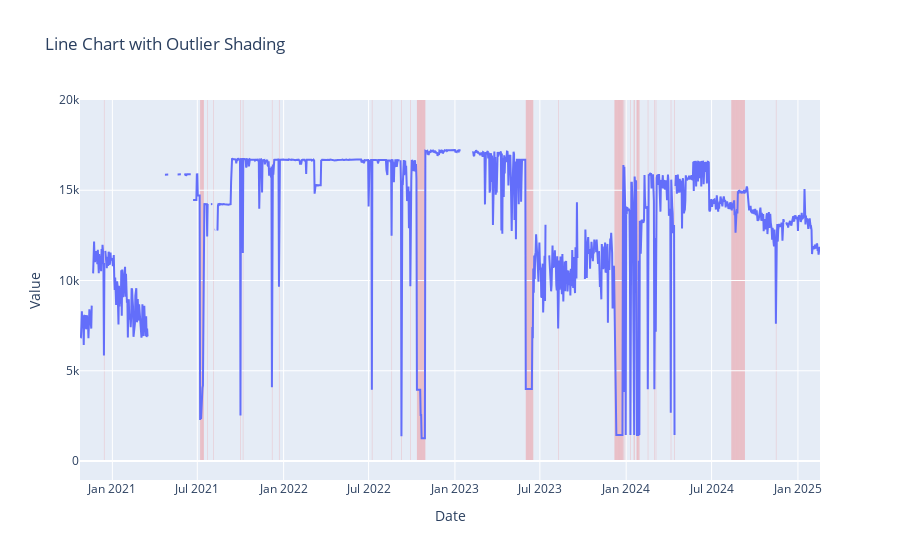

Write notebook code for a chart like this one.
### Code cell
# Create the figure
fig = go.Figure()

# Add the line trace
fig.add_trace(go.Scatter(x=df['Date'], y=df['Total Machines'], mode='lines', name='Total Machines'))

# Iterate through the data and add a shape for each outlier day
for i in range(len(df)):
    if df['Outlier'][i]:
        # Shade the *entire* day.  Important for time series!
        date_fmt = pd.to_datetime(df['Date'][i])
        start_date = date_fmt.strftime('%Y-%m-%d 00:00:00') # Start of the day
        end_date = date_fmt.strftime('%Y-%m-%d 23:59:59')   # End of the day
        fig.add_shape(
            type="rect",
            x0=start_date,  # Start of the day
            x1=end_date,    # End of the day
            y0=0,
            y1=20000,
            line=dict(width=0),  # No border
            fillcolor="rgba(255, 0, 0, 0.2)",  # Red with 20% opacity
            layer="below"  # Place the rectangle behind the line
        )


# Improve layout (optional)
fig.update_layout(
    title="Line Chart with Outlier Shading",
    xaxis_title="Date",
    yaxis_title="Value",
    xaxis_range=[min(pd.to_datetime(df['Date'])) - pd.Timedelta(days=1), max(pd.to_datetime(df['Date'])) + pd.Timedelta(days=1)] # Add some padding to x-axis
)

fig.show()

### Figure 1 — Plotly figure (JSON) as saved in the notebook; plotly's stock layout.template omitted (floating-point values rounded to 4 significant figures; data arrays with more than 128 entries replaced by an {"elided": "..."} marker saying what was removed)
{"data": [{"mode": "lines", "name": "Total Machines", "type": "scatter", "x": {"elided": "1576 str values"}, "y": {"elided": "1576 int values"}}], "layout": {"shapes": [{"fillcolor": "rgba(255, 0, 0, 0.2)", "layer": "below", "line": {"width": 0}, "type": "rect", "x0": "2020-12-14 00:00:00", "x1": "2020-12-14 23:59:59", "y0": 0, "y1": 20000}, {"fillcolor": "rgba(255, 0, 0, 0.2)", "layer": "below", "line": {"width": 0}, "type": "rect", "x0": "2021-07-07 00:00:00", "x1": "2021-07-07 23:59:59", "y0": 0, "y1": 20000}, {"fillcolor": "rgba(255, 0, 0, 0.2)", "layer": "below", "line": {"width": 0}, "type": "rect", "x0": "2021-07-08 00:00:00", "x1": "2021-07-08 23:59:59", "y0": 0, "y1": 20000}, {"fillcolor": "rgba(255, 0, 0, 0.2)", "layer": "below", "line": {"width": 0}, "type": "rect", "x0": "2021-07-09 00:00:00", "x1": "2021-07-09 23:59:59", "y0": 0, "y1": 20000}, {"fillcolor": "rgba(255, 0, 0, 0.2)", "layer": "below", "line": {"width": 0}, "type": "rect", "x0": "2021-07-10 00:00:00", "x1": "2021-07-10 23:59:59", "y0": 0, "y1": 20000}, {"fillcolor": "rgba(255, 0, 0, 0.2)", "layer": "below", "line": {"width": 0}, "type": "rect", "x0": "2021-07-11 00:00:00", "x1": "2021-07-11 23:59:59", "y0": 0, "y1": 20000}, {"fillcolor": "rgba(255, 0, 0, 0.2)", "layer": "below", "line": {"width": 0}, "type": "rect", "x0": "2021-07-12 00:00:00", "x1": "2021-07-12 23:59:59", "y0": 0, "y1": 20000}, {"fillcolor": "rgba(255, 0, 0, 0.2)", "layer": "below", "line": {"width": 0}, "type": "rect", "x0": "2021-07-13 00:00:00", "x1": "2021-07-13 23:59:59", "y0": 0, "y1": 20000}, {"fillcolor": "rgba(255, 0, 0, 0.2)", "layer": "below", "line": {"width": 0}, "type": "rect", "x0": "2021-07-14 00:00:00", "x1": "2021-07-14 23:59:59", "y0": 0, "y1": 20000}, {"fillcolor": "rgba(255, 0, 0, 0.2)", "layer": "below", "line": {"width": 0}, "type": "rect", "x0": "2021-07-22 00:00:00", "x1": "2021-07-22 23:59:59", "y0": 0, "y1": 20000}, {"fillcolor": "rgba(255, 0, 0, 0.2)", "layer": "below", "line": {"width": 0}, "type": "rect", "x0": "2021-08-04 00:00:00", "x1": "2021-08-04 23:59:59", "y0": 0, "y1": 20000}, {"fillcolor": "rgba(255, 0, 0, 0.2)", "layer": "below", "line": {"width": 0}, "type": "rect", "x0": "2021-10-01 00:00:00", "x1": "2021-10-01 23:59:59", "y0": 0, "y1": 20000}, {"fillcolor": "rgba(255, 0, 0, 0.2)", "layer": "below", "line": {"width": 0}, "type": "rect", "x0": "2021-10-06 00:00:00", "x1": "2021-10-06 23:59:59", "y0": 0, "y1": 20000}, {"fillcolor": "rgba(255, 0, 0, 0.2)", "layer": "below", "line": {"width": 0}, "type": "rect", "x0": "2021-12-07 00:00:00", "x1": "2021-12-07 23:59:59", "y0": 0, "y1": 20000}, {"fillcolor": "rgba(255, 0, 0, 0.2)", "layer": "below", "line": {"width": 0}, "type": "rect", "x0": "2021-12-22 00:00:00", "x1": "2021-12-22 23:59:59", "y0": 0, "y1": 20000}, {"fillcolor": "rgba(255, 0, 0, 0.2)", "layer": "below", "line": {"width": 0}, "type": "rect", "x0": "2022-07-08 00:00:00", "x1": "2022-07-08 23:59:59", "y0": 0, "y1": 20000}, {"fillcolor": "rgba(255, 0, 0, 0.2)", "layer": "below", "line": {"width": 0}, "type": "rect", "x0": "2022-08-19 00:00:00", "x1": "2022-08-19 23:59:59", "y0": 0, "y1": 20000}, {"fillcolor": "rgba(255, 0, 0, 0.2)", "layer": "below", "line": {"width": 0}, "type": "rect", "x0": "2022-09-09 00:00:00", "x1": "2022-09-09 23:59:59", "y0": 0, "y1": 20000}, {"fillcolor": "rgba(255, 0, 0, 0.2)", "layer": "below", "line": {"width": 0}, "type": "rect", "x0": "2022-09-28 00:00:00", "x1": "2022-09-28 23:59:59", "y0": 0, "y1": 20000}, {"fillcolor": "rgba(255, 0, 0, 0.2)", "layer": "below", "line": {"width": 0}, "type": "rect", "x0": "2022-10-12 00:00:00", "x1": "2022-10-12 23:59:59", "y0": 0, "y1": 20000}, {"fillcolor": "rgba(255, 0, 0, 0.2)", "layer": "below", "line": {"width": 0}, "type": "rect", "x0": "2022-10-13 00:00:00", "x1": "2022-10-13 23:59:59", "y0": 0, "y1": 20000}, {"fillcolor": "rgba(255, 0, 0, 0.2)", "layer": "below", "line": {"width": 0}, "type": "rect", "x0": "2022-10-14 00:00:00", "x1": "2022-10-14 23:59:59", "y0": 0, "y1": 20000}, {"fillcolor": "rgba(255, 0, 0, 0.2)", "layer": "below", "line": {"width": 0}, "type": "rect", "x0": "2022-10-15 00:00:00", "x1": "2022-10-15 23:59:59", "y0": 0, "y1": 20000}, {"fillcolor": "rgba(255, 0, 0, 0.2)", "layer": "below", "line": {"width": 0}, "type": "rect", "x0": "2022-10-16 00:00:00", "x1": "2022-10-16 23:59:59", "y0": 0, "y1": 20000}, {"fillcolor": "rgba(255, 0, 0, 0.2)", "layer": "below", "line": {"width": 0}, "type": "rect", "x0": "2022-10-17 00:00:00", "x1": "2022-10-17 23:59:59", "y0": 0, "y1": 20000}, {"fillcolor": "rgba(255, 0, 0, 0.2)", "layer": "below", "line": {"width": 0}, "type": "rect", "x0": "2022-10-18 00:00:00", "x1": "2022-10-18 23:59:59", "y0": 0, "y1": 20000}, {"fillcolor": "rgba(255, 0, 0, 0.2)", "layer": "below", "line": {"width": 0}, "type": "rect", "x0": "2022-10-19 00:00:00", "x1": "2022-10-19 23:59:59", "y0": 0, "y1": 20000}, {"fillcolor": "rgba(255, 0, 0, 0.2)", "layer": "below", "line": {"width": 0}, "type": "rect", "x0": "2022-10-20 00:00:00", "x1": "2022-10-20 23:59:59", "y0": 0, "y1": 20000}, {"fillcolor": "rgba(255, 0, 0, 0.2)", "layer": "below", "line": {"width": 0}, "type": "rect", "x0": "2022-10-21 00:00:00", "x1": "2022-10-21 23:59:59", "y0": 0, "y1": 20000}, {"fillcolor": "rgba(255, 0, 0, 0.2)", "layer": "below", "line": {"width": 0}, "type": "rect", "x0": "2022-10-22 00:00:00", "x1": "2022-10-22 23:59:59", "y0": 0, "y1": 20000}, {"fillcolor": "rgba(255, 0, 0, 0.2)", "layer": "below", "line": {"width": 0}, "type": "rect", "x0": "2022-10-23 00:00:00", "x1": "2022-10-23 23:59:59", "y0": 0, "y1": 20000}, {"fillcolor": "rgba(255, 0, 0, 0.2)", "layer": "below", "line": {"width": 0}, "type": "rect", "x0": "2022-10-24 00:00:00", "x1": "2022-10-24 23:59:59", "y0": 0, "y1": 20000}, {"fillcolor": "rgba(255, 0, 0, 0.2)", "layer": "below", "line": {"width": 0}, "type": "rect", "x0": "2022-10-25 00:00:00", "x1": "2022-10-25 23:59:59", "y0": 0, "y1": 20000}, {"fillcolor": "rgba(255, 0, 0, 0.2)", "layer": "below", "line": {"width": 0}, "type": "rect", "x0": "2022-10-26 00:00:00", "x1": "2022-10-26 23:59:59", "y0": 0, "y1": 20000}, {"fillcolor": "rgba(255, 0, 0, 0.2)", "layer": "below", "line": {"width": 0}, "type": "rect", "x0": "2022-10-27 00:00:00", "x1": "2022-10-27 23:59:59", "y0": 0, "y1": 20000}, {"fillcolor": "rgba(255, 0, 0, 0.2)", "layer": "below", "line": {"width": 0}, "type": "rect", "x0": "2022-10-28 00:00:00", "x1": "2022-10-28 23:59:59", "y0": 0, "y1": 20000}, {"fillcolor": "rgba(255, 0, 0, 0.2)", "layer": "below", "line": {"width": 0}, "type": "rect", "x0": "2022-10-29 00:00:00", "x1": "2022-10-29 23:59:59", "y0": 0, "y1": 20000}, {"fillcolor": "rgba(255, 0, 0, 0.2)", "layer": "below", "line": {"width": 0}, "type": "rect", "x0": "2023-06-01 00:00:00", "x1": "2023-06-01 23:59:59", "y0": 0, "y1": 20000}, {"fillcolor": "rgba(255, 0, 0, 0.2)", "layer": "below", "line": {"width": 0}, "type": "rect", "x0": "2023-06-02 00:00:00", "x1": "2023-06-02 23:59:59", "y0": 0, "y1": 20000}, {"fillcolor": "rgba(255, 0, 0, 0.2)", "layer": "below", "line": {"width": 0}, "type": "rect", "x0": "2023-06-03 00:00:00", "x1": "2023-06-03 23:59:59", "y0": 0, "y1": 20000}, {"fillcolor": "rgba(255, 0, 0, 0.2)", "layer": "below", "line": {"width": 0}, "type": "rect", "x0": "2023-06-04 00:00:00", "x1": "2023-06-04 23:59:59", "y0": 0, "y1": 20000}, {"fillcolor": "rgba(255, 0, 0, 0.2)", "layer": "below", "line": {"width": 0}, "type": "rect", "x0": "2023-06-05 00:00:00", "x1": "2023-06-05 23:59:59", "y0": 0, "y1": 20000}, {"fillcolor": "rgba(255, 0, 0, 0.2)", "layer": "below", "line": {"width": 0}, "type": "rect", "x0": "2023-06-06 00:00:00", "x1": "2023-06-06 23:59:59", "y0": 0, "y1": 20000}, {"fillcolor": "rgba(255, 0, 0, 0.2)", "layer": "below", "line": {"width": 0}, "type": "rect", "x0": "2023-06-07 00:00:00", "x1": "2023-06-07 23:59:59", "y0": 0, "y1": 20000}, {"fillcolor": "rgba(255, 0, 0, 0.2)", "layer": "below", "line": {"width": 0}, "type": "rect", "x0": "2023-06-08 00:00:00", "x1": "2023-06-08 23:59:59", "y0": 0, "y1": 20000}, {"fillcolor": "rgba(255, 0, 0, 0.2)", "layer": "below", "line": {"width": 0}, "type": "rect", "x0": "2023-06-09 00:00:00", "x1": "2023-06-09 23:59:59", "y0": 0, "y1": 20000}, {"fillcolor": "rgba(255, 0, 0, 0.2)", "layer": "below", "line": {"width": 0}, "type": "rect", "x0": "2023-06-10 00:00:00", "x1": "2023-06-10 23:59:59", "y0": 0, "y1": 20000}, {"fillcolor": "rgba(255, 0, 0, 0.2)", "layer": "below", "line": {"width": 0}, "type": "rect", "x0": "2023-06-11 00:00:00", "x1": "2023-06-11 23:59:59", "y0": 0, "y1": 20000}, {"fillcolor": "rgba(255, 0, 0, 0.2)", "layer": "below", "line": {"width": 0}, "type": "rect", "x0": "2023-06-12 00:00:00", "x1": "2023-06-12 23:59:59", "y0": 0, "y1": 20000}, {"fillcolor": "rgba(255, 0, 0, 0.2)", "layer": "below", "line": {"width": 0}, "type": "rect", "x0": "2023-06-13 00:00:00", "x1": "2023-06-13 23:59:59", "y0": 0, "y1": 20000}, {"fillcolor": "rgba(255, 0, 0, 0.2)", "layer": "below", "line": {"width": 0}, "type": "rect", "x0": "2023-06-14 00:00:00", "x1": "2023-06-14 23:59:59", "y0": 0, "y1": 20000}, {"fillcolor": "rgba(255, 0, 0, 0.2)", "layer": "below", "line": {"width": 0}, "type": "rect", "x0": "2023-06-15 00:00:00", "x1": "2023-06-15 23:59:59", "y0": 0, "y1": 20000}, {"fillcolor": "rgba(255, 0, 0, 0.2)", "layer": "below", "line": {"width": 0}, "type": "rect", "x0": "2023-06-16 00:00:00", "x1": "2023-06-16 23:59:59", "y0": 0, "y1": 20000}, {"fillcolor": "rgba(255, 0, 0, 0.2)", "layer": "below", "line": {"width": 0}, "type": "rect", "x0": "2023-08-09 00:00:00", "x1": "2023-08-09 23:59:59", "y0": 0, "y1": 20000}, {"fillcolor": "rgba(255, 0, 0, 0.2)", "layer": "below", "line": {"width": 0}, "type": "rect", "x0": "2023-12-07 00:00:00", "x1": "2023-12-07 23:59:59", "y0": 0, "y1": 20000}, {"fillcolor": "rgba(255, 0, 0, 0.2)", "layer": "below", "line": {"width": 0}, "type": "rect", "x0": "2023-12-08 00:00:00", "x1": "2023-12-08 23:59:59", "y0": 0, "y1": 20000}, {"fillcolor": "rgba(255, 0, 0, 0.2)", "layer": "below", "line": {"width": 0}, "type": "rect", "x0": "2023-12-09 00:00:00", "x1": "2023-12-09 23:59:59", "y0": 0, "y1": 20000}, {"fillcolor": "rgba(255, 0, 0, 0.2)", "layer": "below", "line": {"width": 0}, "type": "rect", "x0": "2023-12-10 00:00:00", "x1": "2023-12-10 23:59:59", "y0": 0, "y1": 20000}, {"fillcolor": "rgba(255, 0, 0, 0.2)", "layer": "below", "line": {"width": 0}, "type": "rect", "x0": "2023-12-11 00:00:00", "x1": "2023-12-11 23:59:59", "y0": 0, "y1": 20000}, {"fillcolor": "rgba(255, 0, 0, 0.2)", "layer": "below", "line": {"width": 0}, "type": "rect", "x0": "2023-12-12 00:00:00", "x1": "2023-12-12 23:59:59", "y0": 0, "y1": 20000}, {"fillcolor": "rgba(255, 0, 0, 0.2)", "layer": "below", "line": {"width": 0}, "type": "rect", "x0": "2023-12-13 00:00:00", "x1": "2023-12-13 23:59:59", "y0": 0, "y1": 20000}, {"fillcolor": "rgba(255, 0, 0, 0.2)", "layer": "below", "line": {"width": 0}, "type": "rect", "x0": "2023-12-14 00:00:00", "x1": "2023-12-14 23:59:59", "y0": 0, "y1": 20000}, {"fillcolor": "rgba(255, 0, 0, 0.2)", "layer": "below", "line": {"width": 0}, "type": "rect", "x0": "2023-12-15 00:00:00", "x1": "2023-12-15 23:59:59", "y0": 0, "y1": 20000}, {"fillcolor": "rgba(255, 0, 0, 0.2)", "layer": "below", "line": {"width": 0}, "type": "rect", "x0": "2023-12-16 00:00:00", "x1": "2023-12-16 23:59:59", "y0": 0, "y1": 20000}, {"fillcolor": "rgba(255, 0, 0, 0.2)", "layer": "below", "line": {"width": 0}, "type": "rect", "x0": "2023-12-17 00:00:00", "x1": "2023-12-17 23:59:59", "y0": 0, "y1": 20000}, {"fillcolor": "rgba(255, 0, 0, 0.2)", "layer": "below", "line": {"width": 0}, "type": "rect", "x0": "2023-12-18 00:00:00", "x1": "2023-12-18 23:59:59", "y0": 0, "y1": 20000}, {"fillcolor": "rgba(255, 0, 0, 0.2)", "layer": "below", "line": {"width": 0}, "type": "rect", "x0": "2023-12-19 00:00:00", "x1": "2023-12-19 23:59:59", "y0": 0, "y1": 20000}, {"fillcolor": "rgba(255, 0, 0, 0.2)", "layer": "below", "line": {"width": 0}, "type": "rect", "x0": "2023-12-20 00:00:00", "x1": "2023-12-20 23:59:59", "y0": 0, "y1": 20000}, {"fillcolor": "rgba(255, 0, 0, 0.2)", "layer": "below", "line": {"width": 0}, "type": "rect", "x0": "2023-12-21 00:00:00", "x1": "2023-12-21 23:59:59", "y0": 0, "y1": 20000}, {"fillcolor": "rgba(255, 0, 0, 0.2)", "layer": "below", "line": {"width": 0}, "type": "rect", "x0": "2023-12-22 00:00:00", "x1": "2023-12-22 23:59:59", "y0": 0, "y1": 20000}, {"fillcolor": "rgba(255, 0, 0, 0.2)", "layer": "below", "line": {"width": 0}, "type": "rect", "x0": "2023-12-23 00:00:00", "x1": "2023-12-23 23:59:59", "y0": 0, "y1": 20000}, {"fillcolor": "rgba(255, 0, 0, 0.2)", "layer": "below", "line": {"width": 0}, "type": "rect", "x0": "2023-12-24 00:00:00", "x1": "2023-12-24 23:59:59", "y0": 0, "y1": 20000}, {"fillcolor": "rgba(255, 0, 0, 0.2)", "layer": "below", "line": {"width": 0}, "type": "rect", "x0": "2023-12-26 00:00:00", "x1": "2023-12-26 23:59:59", "y0": 0, "y1": 20000}, {"fillcolor": "rgba(255, 0, 0, 0.2)", "layer": "below", "line": {"width": 0}, "type": "rect", "x0": "2023-12-27 00:00:00", "x1": "2023-12-27 23:59:59", "y0": 0, "y1": 20000}, {"fillcolor": "rgba(255, 0, 0, 0.2)", "layer": "below", "line": {"width": 0}, "type": "rect", "x0": "2023-12-31 00:00:00", "x1": "2023-12-31 23:59:59", "y0": 0, "y1": 20000}, {"fillcolor": "rgba(255, 0, 0, 0.2)", "layer": "below", "line": {"width": 0}, "type": "rect", "x0": "2024-01-10 00:00:00", "x1": "2024-01-10 23:59:59", "y0": 0, "y1": 20000}, {"fillcolor": "rgba(255, 0, 0, 0.2)", "layer": "below", "line": {"width": 0}, "type": "rect", "x0": "2024-01-17 00:00:00", "x1": "2024-01-17 23:59:59", "y0": 0, "y1": 20000}, {"fillcolor": "rgba(255, 0, 0, 0.2)", "layer": "below", "line": {"width": 0}, "type": "rect", "x0": "2024-01-18 00:00:00", "x1": "2024-01-18 23:59:59", "y0": 0, "y1": 20000}, {"fillcolor": "rgba(255, 0, 0, 0.2)", "layer": "below", "line": {"width": 0}, "type": "rect", "x0": "2024-01-23 00:00:00", "x1": "2024-01-23 23:59:59", "y0": 0, "y1": 20000}, {"fillcolor": "rgba(255, 0, 0, 0.2)", "layer": "below", "line": {"width": 0}, "type": "rect", "x0": "2024-01-24 00:00:00", "x1": "2024-01-24 23:59:59", "y0": 0, "y1": 20000}, {"fillcolor": "rgba(255, 0, 0, 0.2)", "layer": "below", "line": {"width": 0}, "type": "rect", "x0": "2024-01-25 00:00:00", "x1": "2024-01-25 23:59:59", "y0": 0, "y1": 20000}, {"fillcolor": "rgba(255, 0, 0, 0.2)", "layer": "below", "line": {"width": 0}, "type": "rect", "x0": "2024-01-26 00:00:00", "x1": "2024-01-26 23:59:59", "y0": 0, "y1": 20000}, {"fillcolor": "rgba(255, 0, 0, 0.2)", "layer": "below", "line": {"width": 0}, "type": "rect", "x0": "2024-01-27 00:00:00", "x1": "2024-01-27 23:59:59", "y0": 0, "y1": 20000}, {"fillcolor": "rgba(255, 0, 0, 0.2)", "layer": "below", "line": {"width": 0}, "type": "rect", "x0": "2024-01-29 00:00:00", "x1": "2024-01-29 23:59:59", "y0": 0, "y1": 20000}, {"fillcolor": "rgba(255, 0, 0, 0.2)", "layer": "below", "line": {"width": 0}, "type": "rect", "x0": "2024-02-16 00:00:00", "x1": "2024-02-16 23:59:59", "y0": 0, "y1": 20000}, {"fillcolor": "rgba(255, 0, 0, 0.2)", "layer": "below", "line": {"width": 0}, "type": "rect", "x0": "2024-03-01 00:00:00", "x1": "2024-03-01 23:59:59", "y0": 0, "y1": 20000}, {"fillcolor": "rgba(255, 0, 0, 0.2)", "layer": "below", "line": {"width": 0}, "type": "rect", "x0": "2024-03-04 00:00:00", "x1": "2024-03-04 23:59:59", "y0": 0, "y1": 20000}, {"fillcolor": "rgba(255, 0, 0, 0.2)", "layer": "below", "line": {"width": 0}, "type": "rect", "x0": "2024-04-05 00:00:00", "x1": "2024-04-05 23:59:59", "y0": 0, "y1": 20000}, {"fillcolor": "rgba(255, 0, 0, 0.2)", "layer": "below", "line": {"width": 0}, "type": "rect", "x0": "2024-04-13 00:00:00", "x1": "2024-04-13 23:59:59", "y0": 0, "y1": 20000}, {"fillcolor": "rgba(255, 0, 0, 0.2)", "layer": "below", "line": {"width": 0}, "type": "rect", "x0": "2024-08-12 00:00:00", "x1": "2024-08-12 23:59:59", "y0": 0, "y1": 20000}, {"fillcolor": "rgba(255, 0, 0, 0.2)", "layer": "below", "line": {"width": 0}, "type": "rect", "x0": "2024-08-13 00:00:00", "x1": "2024-08-13 23:59:59", "y0": 0, "y1": 20000}, {"fillcolor": "rgba(255, 0, 0, 0.2)", "layer": "below", "line": {"width": 0}, "type": "rect", "x0": "2024-08-14 00:00:00", "x1": "2024-08-14 23:59:59", "y0": 0, "y1": 20000}, {"fillcolor": "rgba(255, 0, 0, 0.2)", "layer": "below", "line": {"width": 0}, "type": "rect", "x0": "2024-08-15 00:00:00", "x1": "2024-08-15 23:59:59", "y0": 0, "y1": 20000}, {"fillcolor": "rgba(255, 0, 0, 0.2)", "layer": "below", "line": {"width": 0}, "type": "rect", "x0": "2024-08-16 00:00:00", "x1": "2024-08-16 23:59:59", "y0": 0, "y1": 20000}, {"fillcolor": "rgba(255, 0, 0, 0.2)", "layer": "below", "line": {"width": 0}, "type": "rect", "x0": "2024-08-17 00:00:00", "x1": "2024-08-17 23:59:59", "y0": 0, "y1": 20000}, {"fillcolor": "rgba(255, 0, 0, 0.2)", "layer": "below", "line": {"width": 0}, "type": "rect", "x0": "2024-08-18 00:00:00", "x1": "2024-08-18 23:59:59", "y0": 0, "y1": 20000}, {"fillcolor": "rgba(255, 0, 0, 0.2)", "layer": "below", "line": {"width": 0}, "type": "rect", "x0": "2024-08-19 00:00:00", "x1": "2024-08-19 23:59:59", "y0": 0, "y1": 20000}, {"fillcolor": "rgba(255, 0, 0, 0.2)", "layer": "below", "line": {"width": 0}, "type": "rect", "x0": "2024-08-20 00:00:00", "x1": "2024-08-20 23:59:59", "y0": 0, "y1": 20000}, {"fillcolor": "rgba(255, 0, 0, 0.2)", "layer": "below", "line": {"width": 0}, "type": "rect", "x0": "2024-08-21 00:00:00", "x1": "2024-08-21 23:59:59", "y0": 0, "y1": 20000}, {"fillcolor": "rgba(255, 0, 0, 0.2)", "layer": "below", "line": {"width": 0}, "type": "rect", "x0": "2024-08-22 00:00:00", "x1": "2024-08-22 23:59:59", "y0": 0, "y1": 20000}, {"fillcolor": "rgba(255, 0, 0, 0.2)", "layer": "below", "line": {"width": 0}, "type": "rect", "x0": "2024-08-23 00:00:00", "x1": "2024-08-23 23:59:59", "y0": 0, "y1": 20000}, {"fillcolor": "rgba(255, 0, 0, 0.2)", "layer": "below", "line": {"width": 0}, "type": "rect", "x0": "2024-08-24 00:00:00", "x1": "2024-08-24 23:59:59", "y0": 0, "y1": 20000}, {"fillcolor": "rgba(255, 0, 0, 0.2)", "layer": "below", "line": {"width": 0}, "type": "rect", "x0": "2024-08-25 00:00:00", "x1": "2024-08-25 23:59:59", "y0": 0, "y1": 20000}, {"fillcolor": "rgba(255, 0, 0, 0.2)", "layer": "below", "line": {"width": 0}, "type": "rect", "x0": "2024-08-26 00:00:00", "x1": "2024-08-26 23:59:59", "y0": 0, "y1": 20000}, {"fillcolor": "rgba(255, 0, 0, 0.2)", "layer": "below", "line": {"width": 0}, "type": "rect", "x0": "2024-08-27 00:00:00", "x1": "2024-08-27 23:59:59", "y0": 0, "y1": 20000}, {"fillcolor": "rgba(255, 0, 0, 0.2)", "layer": "below", "line": {"width": 0}, "type": "rect", "x0": "2024-08-28 00:00:00", "x1": "2024-08-28 23:59:59", "y0": 0, "y1": 20000}, {"fillcolor": "rgba(255, 0, 0, 0.2)", "layer": "below", "line": {"width": 0}, "type": "rect", "x0": "2024-08-29 00:00:00", "x1": "2024-08-29 23:59:59", "y0": 0, "y1": 20000}, {"fillcolor": "rgba(255, 0, 0, 0.2)", "layer": "below", "line": {"width": 0}, "type": "rect", "x0": "2024-08-30 00:00:00", "x1": "2024-08-30 23:59:59", "y0": 0, "y1": 20000}, {"fillcolor": "rgba(255, 0, 0, 0.2)", "layer": "below", "line": {"width": 0}, "type": "rect", "x0": "2024-08-31 00:00:00", "x1": "2024-08-31 23:59:59", "y0": 0, "y1": 20000}, {"fillcolor": "rgba(255, 0, 0, 0.2)", "layer": "below", "line": {"width": 0}, "type": "rect", "x0": "2024-09-01 00:00:00", "x1": "2024-09-01 23:59:59", "y0": 0, "y1": 20000}, {"fillcolor": "rgba(255, 0, 0, 0.2)", "layer": "below", "line": {"width": 0}, "type": "rect", "x0": "2024-09-02 00:00:00", "x1": "2024-09-02 23:59:59", "y0": 0, "y1": 20000}, {"fillcolor": "rgba(255, 0, 0, 0.2)", "layer": "below", "line": {"width": 0}, "type": "rect", "x0": "2024-09-03 00:00:00", "x1": "2024-09-03 23:59:59", "y0": 0, "y1": 20000}, {"fillcolor": "rgba(255, 0, 0, 0.2)", "layer": "below", "line": {"width": 0}, "type": "rect", "x0": "2024-09-04 00:00:00", "x1": "2024-09-04 23:59:59", "y0": 0, "y1": 20000}, {"fillcolor": "rgba(255, 0, 0, 0.2)", "layer": "below", "line": {"width": 0}, "type": "rect", "x0": "2024-09-05 00:00:00", "x1": "2024-09-05 23:59:59", "y0": 0, "y1": 20000}, {"fillcolor": "rgba(255, 0, 0, 0.2)", "layer": "below", "line": {"width": 0}, "type": "rect", "x0": "2024-09-06 00:00:00", "x1": "2024-09-06 23:59:59", "y0": 0, "y1": 20000}, {"fillcolor": "rgba(255, 0, 0, 0.2)", "layer": "below", "line": {"width": 0}, "type": "rect", "x0": "2024-09-07 00:00:00", "x1": "2024-09-07 23:59:59", "y0": 0, "y1": 20000}, {"fillcolor": "rgba(255, 0, 0, 0.2)", "layer": "below", "line": {"width": 0}, "type": "rect", "x0": "2024-09-08 00:00:00", "x1": "2024-09-08 23:59:59", "y0": 0, "y1": 20000}, {"fillcolor": "rgba(255, 0, 0, 0.2)", "layer": "below", "line": {"width": 0}, "type": "rect", "x0": "2024-09-09 00:00:00", "x1": "2024-09-09 23:59:59", "y0": 0, "y1": 20000}, {"fillcolor": "rgba(255, 0, 0, 0.2)", "layer": "below", "line": {"width": 0}, "type": "rect", "x0": "2024-11-15 00:00:00", "x1": "2024-11-15 23:59:59", "y0": 0, "y1": 20000}], "title": {"text": "Line Chart with Outlier Shading"}, "xaxis": {"range": ["2020-10-24T00:00:00", "2025-02-17T00:00:00"], "title": {"text": "Date"}}, "yaxis": {"title": {"text": "Value"}}}}
